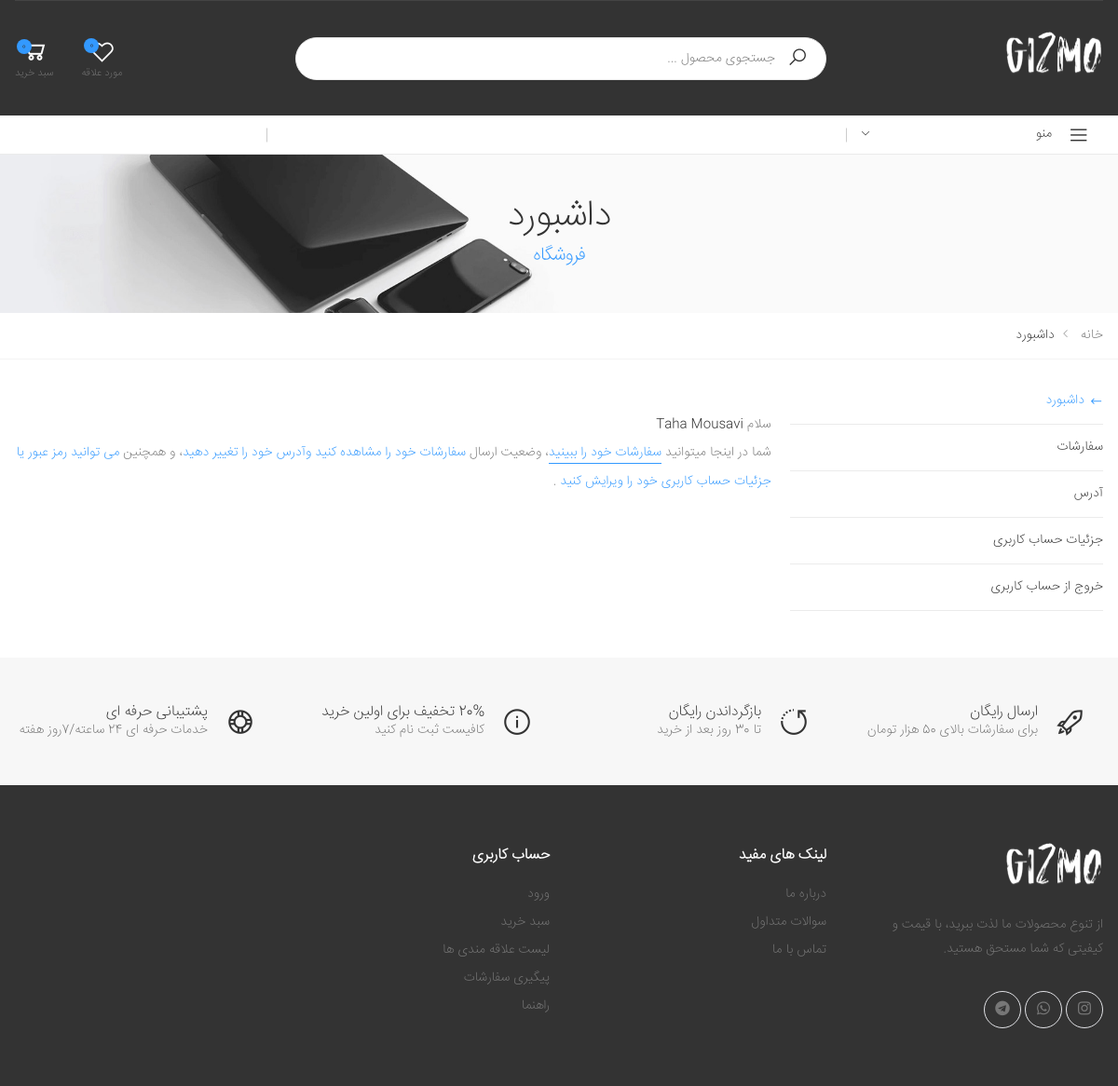
Page /dashboard/ (signed in) on the earlier database version.
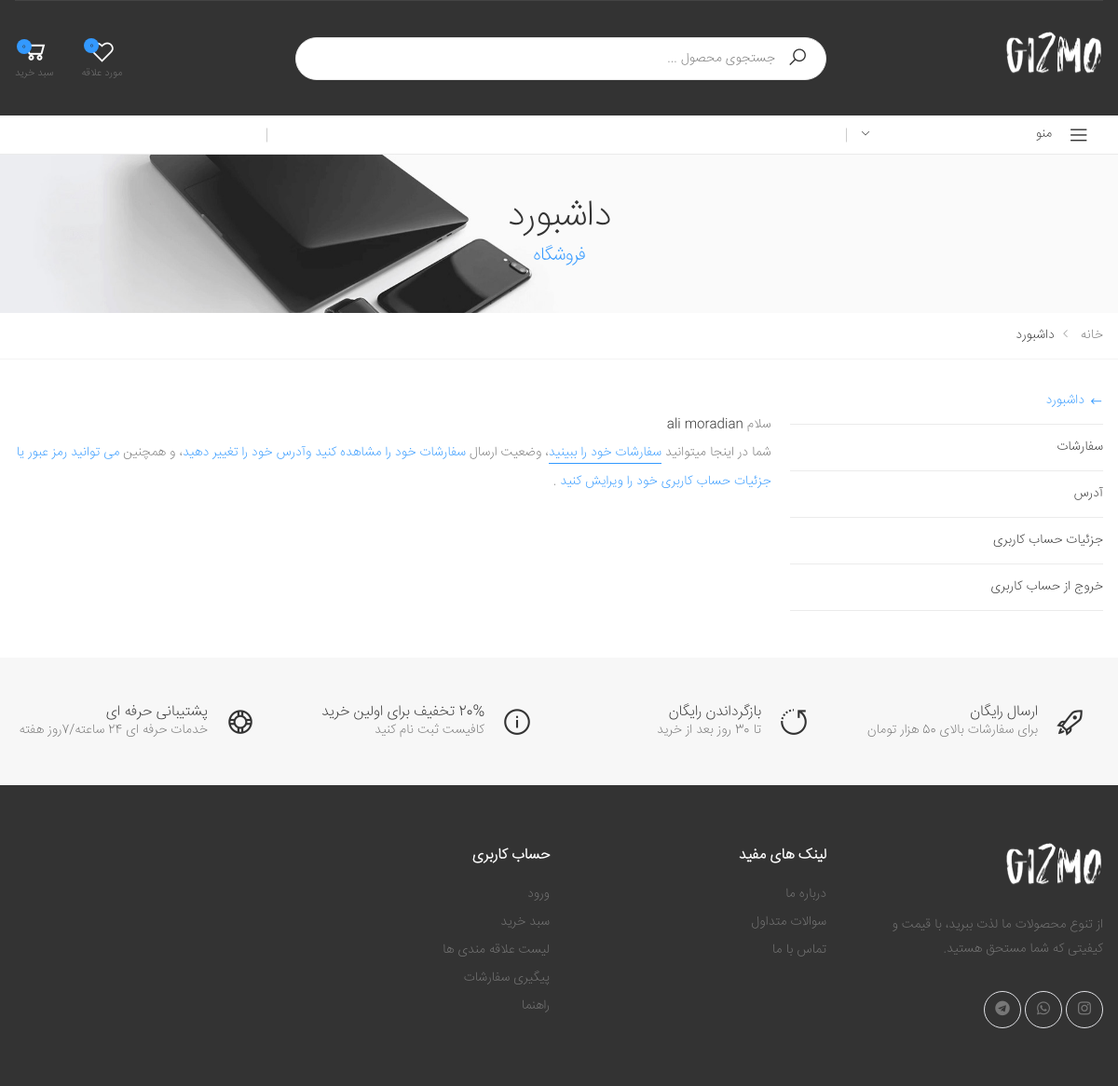
Same page on the later database version.
### accounts/models.py (models this page shows, shortened)
class User(AbstractBaseUser):
    phoneNumber = models.CharField(unique=True, max_length=11)
    full_name = models.CharField(max_length=100, null=True, blank=True)
    is_admin = models.BooleanField(default=False)
    is_active = models.BooleanField(default=True)
    email = models.EmailField(unique=True)
    code = models.IntegerField(blank=True,null=True)
    wishlist = models.ManyToManyField(Product,blank=True)
    USERNAME_FIELD = 'phoneNumber'
    objects = MyUserManager()

### facades/views.py (the view)
# urls.py: path('dashboard/',dashboard,name="dashboard"),
@login_required
def dashboard(request):
    wishlistAmount = 0
    if(request.user.is_authenticated):
        wishlistAmount = request.user.wishlist.all().count()
    cart = Cart(request)
    return render(request,'facades/dashboard.html',{'wishlistAmount':wishlistAmount,'cart':cart})

### cart/cart.py (called while the page is built)
    def get_count(self):
        return sum(1 for item in self.cart.values())

### facades/jalali.py (called while the page is built)
    def persian_tuple(self):
        return self.persian_year, self.persian_month, self.persian_day

### facades/utils.py (called while the page is built)
def jalali_converter(time):
    jmonth = ["فرودین","اردیبهشت","خرداد","تیر","مرداد","شهریور","مهر","آبان","آذر","دی","بهمن","اسفند"]
    time_to_str = "{},{},{}".format(time.year,time.month,time.day)
    time_to_tuple = jalali.Gregorian(time_to_str).persian_tuple()
    time_to_list = list(time_to_tuple)
    for index,month in enumerate(jmonth):
        if time_to_list[1] == index+1:
            time_to_list[1] = month
            break
    hour = time.hour
    minute = time.minute
    min = ""
    if(int(time.minute)+30):
        hour += 5
    else:
        hour += 4
    minute += 30
    minute %= 60
    if(minute<10):
        min = '0' + str(minute)
    else:
        min = str(minute)
    output = "{} {} {} ساعت {}:{}".format(
    time_to_list[2],
    time_to_list[1],
    time_to_list[0],
    int(hour),
    min,
    )
    return persion_converter_number(output)

def persion_converter_number(en_number):
    numbers = {
        "1" : "۱",
        "2" : "۲",
        "3" : "۳",
        "4" : "۴",
        "5" : "۵",
        "6" : "۶",
        "7" : "۷",
        "8" : "۸",
        "9" : "۹",
        "0" : "۰",
    }
    for k , v in numbers.items():
        en_number = en_number.replace(k,v)
    return en_number

### orders/models.py (called while the page is built)
    def paid_string(self):
        if self.paid:
            return f"پرداخت شده."
        return f"پرداخت نشده."

    def discount_string(self):
        if self.discount == None:
            return f" تخفیفی اعمال نشده است."
        return f"{self.discount} درصد تخفیف اعمال شده است"

    def get_total_price(self):
        total = sum(item.get_cost() for item in self.items.all())
        if self.discount:
            discount_price = (self.discount/100)* total
            return total - discount_price
        return total

    def shamsi_date(self):
        return jalali_converter(self.created)

    def get_cost(self):
        return self.price*self.quantity

### facades/templates/facades/dashboard.html
{% extends 'facades/base.html' %}
{% load static %}
{% block css %}
{% include 'facades/parts/css.html' %}
{% endblock %}
{% block main %}
        <main class="main">
                {% include 'facades/dashboardPart/banner.html' %}
                {% include 'facades/dashboardPart/content.html' %}
        </main>
{% endblock %}

### facades/templates/facades/base.html (shortened to what this page needs)
{% load static %}
<!DOCTYPE html>
<html lang="en" dir="rtl">
<head>
    <link rel="stylesheet" href="{% static 'facades/css/bootstrap.min.css' %}">
    <link rel="stylesheet" href="{% static 'facades/css/bootstrap-rtl.min.css' %}">
    <link rel="stylesheet" href="{% static 'facades/css/plugins/owl-carousel/owl.carousel.css' %}">
    <link rel="stylesheet" href="{% static 'facades/css/plugins/magnific-popup/magnific-popup.css' %}">
    {% block css %}{% endblock %}
</head>
<body>
  <div class="page-wrapper">
  {% include 'facades/parts/black_header.html' %}
  <main class="main">
  {% block main %}
  {% endblock %}
    </main>
  {% include 'facades/parts/footer.html' %}
</div>
</body>
</html>

### facades/templates/facades/parts/css.html
{% load static %}
<link rel="stylesheet" href="{% static 'facades/css/style.css' %}">

### facades/templates/facades/parts/black_header.html (shortened to what this page needs)
{% load static %}
<header class="header header-intro-clearance header-3">
    <div class="header-middle">
        <div class="container">
            <div class="header-left">
                <a href="{% url 'facades:home' %}" class="logo">
                    <img src="{% static 'facades/images/logi.png' %}" alt="Molla Logo" width="105" height="25">
                </a>
            </div>
            <div class="header-center">
                <div class="header-search header-search-extended header-search-visible d-none d-lg-block">
                    <form action="{% url 'stuff:product_search' 1 %}" method="GET">
                      <div class="header-search-wrapper search-wrapper-wide">
                        <button class="btn btn-primary" type="submit"><i class="icon-search"></i></button>
                        <input type="search" class="form-control" name="query" id="query" placeholder="جستجوی محصول ..." required>
                      </div>
                    </form>
                  </div>
            </div>
            <div class="header-right">
              {% if request.user.is_authenticated %}
              <div class="wishlist">
                            <a href="{% url 'stuff:showWishList' 1 %}" title="لیست محصولات مورد علاقه شما">
                                <div class="icon">
                                    <i class="icon-heart-o"></i>
                                    <span class="wishlist-count badge">{{wishlistAmount}}</span>
                                </div>
                                <p>مورد علاقه</p>
                            </a>
                  </div>
                <div class="dropdown cart-dropdown">
                    <a href="{% url 'cart:detail' %}" class="dropdown-toggle" role="button" data-toggle="dropdown"
                        aria-haspopup="true" aria-expanded="false" data-display="static">
                        <div class="icon">
                            <i class="icon-shopping-cart"></i>
                            <span class="cart-count">{{cart.get_count}}</span>
                        </div>
                        <p>سبد خرید</p>
                    </a>
                </div>
                {% endif %}
            </div>
        </div>
    </div>
    <div class="header-bottom sticky-header">
        <div class="container">
            <div class="header-left">
                <div class="dropdown category-dropdown">
                    <a href="#" class="dropdown-toggle" role="button" data-toggle="dropdown"
                        aria-haspopup="true" aria-expanded="false" data-display="static"
                        title="دسته بندی فروشگاه">
                        منو <i class="icon-angle-down"></i>
                    </a>
                </div>
            </div>
            <div class="header-right">
            </div>
        </div>
    </div>
</header>

### facades/templates/facades/dashboardPart/banner.html
{% load static %}
<div class="page-header text-center" style="background-image: url({% static 'facades/images/slide-1.png' %})">
    <div class="container">
        <h1 class="page-title">داشبورد<span>فروشگاه</span></h1>
    </div>
</div>
<nav aria-label="breadcrumb" class="breadcrumb-nav mb-3">
    <div class="container">
        <ol class="breadcrumb">
            <li class="breadcrumb-item"><a href="{% url 'facades:home' %}">خانه</a></li>
            <li class="breadcrumb-item active" aria-current="page">داشبورد</li>
        </ol>
    </div>
</nav>

### facades/templates/facades/dashboardPart/content.html (shortened to what this page needs)
{% load static %}
<div class="page-content">
    <div class="dashboard">
        <div class="container">
            <div class="row">
                <aside class="col-md-4 col-lg-3">
                    <ul class="nav nav-dashboard flex-column mb-3 mb-md-0" role="tablist">
                        <li class="nav-item">
                            <a class="nav-link active" id="tab-dashboard-link" data-toggle="tab"
                                href="#tab-dashboard" role="tab" aria-controls="tab-dashboard"
                                aria-selected="true">داشبورد</a>
                        </li>
                        <li class="nav-item">
                            <a class="nav-link" id="tab-orders-link" data-toggle="tab" href="#tab-orders"
                                role="tab" aria-controls="tab-orders" aria-selected="false">سفارشات</a>
                        </li>
                        <li class="nav-item">
                            <a class="nav-link" id="tab-address-link" data-toggle="tab" href="#tab-address"
                                role="tab" aria-controls="tab-address" aria-selected="false">آدرس</a>
                        </li>
                        <li class="nav-item">
                            <a class="nav-link" id="tab-account-link" data-toggle="tab" href="#tab-account"
                                role="tab" aria-controls="tab-account" aria-selected="false">جزئیات حساب
                                کاربری</a>
                        </li>
                        <li class="nav-item">
                            <a class="nav-link" href="{% url 'accounts:logout' %}">خروج از حساب کاربری</a>
                        </li>
                    </ul>
                </aside>
                <div class="col-md-8 col-lg-9">
                    <div class="tab-content">
                        {% include "facades/dashboardPart/mainPane.html" %}
                    </div>
                </div>
            </div>
        </div>
    </div>
</div>

### facades/templates/facades/dashboardPart/mainPane.html
{% load static %}
<div class="tab-pane fade show active" id="tab-dashboard" role="tabpanel"
                            aria-labelledby="tab-dashboard-link">
                            <p>سلام <span class="font-weight-normal text-dark">{{request.user.full_name}}</span>
                                <br>
                                شما در اینجا میتوانید <a href="#tab-orders"
                                    class="tab-trigger-link link-underline">سفارشات خود را ببینید</a>، وضعیت
                                ارسال <a href="#tab-address" class="tab-trigger-link">سفارشات خود را مشاهده
                                    کنید وآدرس خود را تغییر دهید</a>، و همچنین <a href="#tab-account"
                                    class="tab-trigger-link">می توانید رمز عبور یا جزئیات حساب کاربری خود را
                                    ویرایش کنید </a>.</p>
                        </div>

### facades/templates/facades/dashboardPart/orders.html (shortened to what this page needs)
{% load static %}

### facades/templates/facades/dashboardPart/address.html (shortened to what this page needs)
{% load static %}

### facades/templates/facades/dashboardPart/account.html (shortened to what this page needs)
{% load static %}

### facades/templates/facades/parts/sur.html (shortened to what this page needs)
{% load static %}

### facades/templates/facades/parts/footer.html (shortened to what this page needs)
{% load static %}
<footer class="footer footer-dark">
    {% include 'facades/parts/slogans.html' %}
    <div class="footer-middle">
        <div class="container">
            <div class="row">
                <div class="col-sm-6 col-lg-3">
                    <div class="widget widget-about">
                        <img src="{% static 'facades/images/logi.png' %}" class="footer-logo" alt="Footer Logo"
                            width="105" height="25">
                        <p>از تنوع محصولات ما لذت ببرید، با قیمت و کیفیتی که شما مستحق هستید.</p>
                        <div class="social-icons">
                            <a href="#" class="social-icon" title="اینستاگرام" target="_blank"><i
                                  class="icon-instagram"></i></a>
                            <a href="#" class="social-icon" title="واتساپ" target="_blank"><i
                                    class="icon-whatsapp"></i></a>
                            <a href="#" class="social-icon" title="تلگرام" target="_blank"><i
                                    class="icon-telegram"></i></a>
                        </div>
                    </div>
                </div>
                <div class="col-sm-6 col-lg-3">
                    <div class="widget">
                        <h4 class="widget-title">لینک های مفید</h4>
                        <ul class="widget-list">
                            <li><a href="{% url 'facades:aboutUs' %}">درباره ما</a></li>
                            <li><a href="{% url 'facades:FAQ' %}">سوالات متداول</a></li>
                            <li><a href="{% url 'facades:contact' %}">تماس با ما</a></li>
                        </ul>
                    </div>
                </div>
                <div class="col-sm-6 col-lg-3">
                    <div class="widget">
                        <h4 class="widget-title">حساب کاربری</h4>
                        <ul class="widget-list">
                            <li><a href="#">ورود</a></li>
                            <li><a href="cart.html">سبد خرید</a></li>
                            <li><a href="#">لیست علاقه مندی ها</a></li>
                            <li><a href="#">پیگیری سفارشات</a></li>
                            <li><a href="#">راهنما</a></li>
                        </ul>
                    </div>
                </div>
            </div>
        </div>
    </div>
</footer>

### facades/templates/facades/parts/slogans.html
<div class="icon-boxes-container">
      <div class="container">
          <div class="row">
              <div class="col-sm-6 col-lg-3">
                  <div class="icon-box icon-box-side">
                      <span class="icon-box-icon">
                          <i class="icon-rocket"></i>
                      </span>
                      <div class="icon-box-content">
                          <h3 class="icon-box-title">ارسال رایگان</h3>
                          <p>برای سفارشات بالای 50 هزار تومان</p>
                      </div>
                  </div>
              </div>
              <div class="col-sm-6 col-lg-3">
                  <div class="icon-box icon-box-side">
                      <span class="icon-box-icon">
                          <i class="icon-rotate-left"></i>
                      </span>
                      <div class="icon-box-content">
                          <h3 class="icon-box-title">بازگرداندن رایگان</h3>
                          <p>تا 30 روز بعد از خرید</p>
                      </div>
                  </div>
              </div>
              <div class="col-sm-6 col-lg-3">
                  <div class="icon-box icon-box-side">
                      <span class="icon-box-icon">
                          <i class="icon-info-circle"></i>
                      </span>
                      <div class="icon-box-content">
                          <h3 class="icon-box-title">20% تخفیف برای اولین خرید</h3>
                          <p>کافیست ثبت نام کنید</p>
                      </div>
                  </div>
              </div>
              <div class="col-sm-6 col-lg-3">
                  <div class="icon-box icon-box-side">
                      <span class="icon-box-icon">
                          <i class="icon-life-ring"></i>
                      </span>
                      <div class="icon-box-content">
                          <h3 class="icon-box-title">پشتیبانی حرفه ای</h3>
                          <p>خدمات حرفه ای 24 ساعته/7روز هفته</p>
                      </div>
                  </div>
              </div>
          </div>
      </div>
  </div>

### facades/templates/facades/parts/mobile.html (shortened to what this page needs)
{% load static %}

Differences in the rows shown:
changed User: user.full_name "Taha Mousavi" → "ali moradian"
